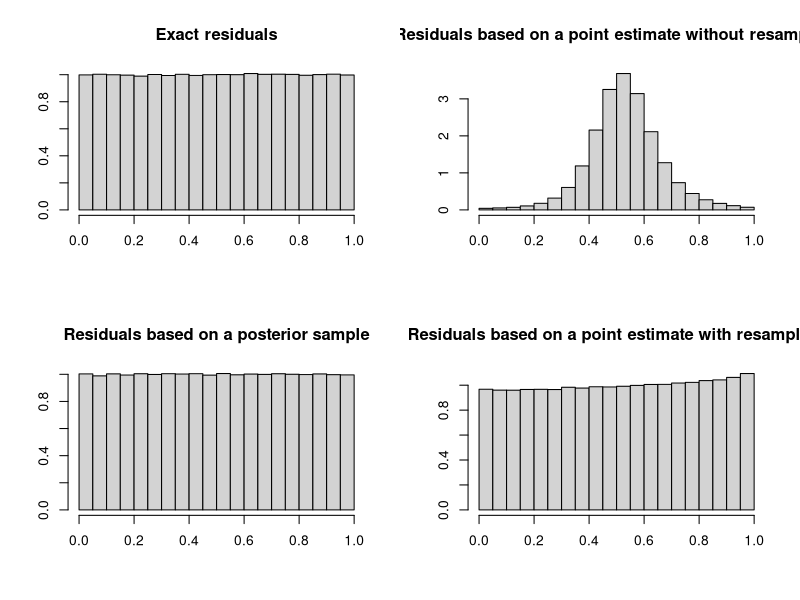

This figure's R source:
rm(list=ls())
mu=2#known
n=1e6
shape=2
scale=2
l=rgamma(n,shape=shape,scale=scale)
s=rpois(length(l),l*mu)
par(mfrow=c(2,2))

u=runif(n,ppois(s-1,l*mu),ppois(s,l*mu))
hist(u,breaks=seq(0,1,0.05),freq=F,xlab='',ylab='',main='Exact residuals')

mle=s/mu;v=0.1;l2=rgamma(n,shape=mle^2/v,scale=v/mle)#point estimate of l, centered on MLE
u=runif(n,ppois(s-1,l2*mu),ppois(s,l2*mu))
hist(u,breaks=seq(0,1,0.05),freq=F,xlab='',ylab='',main='Residuals based on a point estimate without resampling')

l3=rgamma(n,shape=shape+s,scale=scale/(1+scale*mu))#sample from posterior (or could use multiple and use posterior distribution of p-values)
u=runif(n,ppois(s-1,l3*mu),ppois(s,l3*mu))
hist(u,breaks=seq(0,1,0.05),freq=F,xlab='',ylab='',main='Residuals based on a posterior sample')

#k=shape;theta=scale#prior known
m=mean(mle);v=var(mle);k=m^2/v;theta=v/m#guessing prior
l4=rgamma(n,shape=k+l2*mu,scale=theta/(1+theta*mu))#sample from posterior based on MLE
u=runif(n,ppois(s-1,l4*mu),ppois(s,l4*mu))
hist(u,breaks=seq(0,1,0.05),freq=F,xlab='',ylab='',main='Residuals based on a point estimate with resampling')
